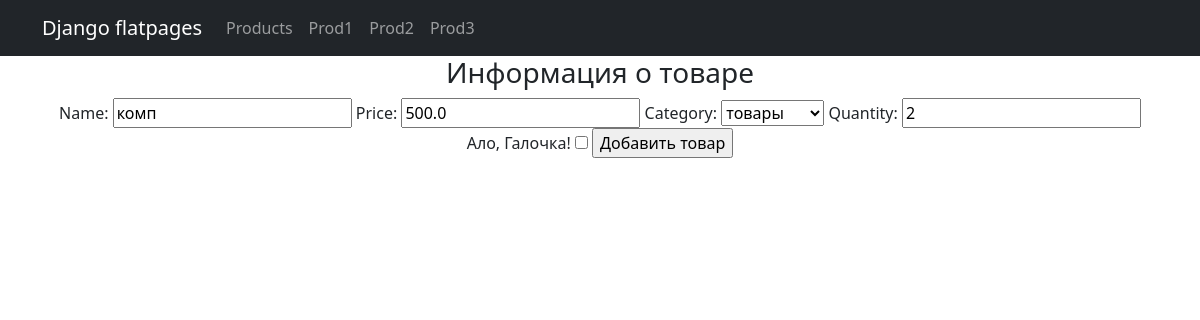
Page /products/create/4 on the committed database.
### simple_app/models.py (models this page shows, shortened)
class Product(models.Model):
    name = models.CharField(max_length=200)
    price = models.FloatField(validators=[MinValueValidator(0.0, 'Price should be >= 0.0')])
    quantity = models.IntegerField(validators=[MinValueValidator(0, 'Quantity should be >= 0')])
    category = models.ForeignKey('Category', on_delete=models.CASCADE)

class Category(models.Model):
    name = models.CharField(max_length=200)
    def __str__(self):
        return f'{self.name}'

### simple_app/views.py (the view)
# urls.py: path('create/<int:pk>', ProductUpdateView.as_view(), name='product_update'),
class ProductUpdateView(UpdateView):
    template_name = 'product_create.html'
    form_class = ProductForm
    def get_object(self, **kwargs):
        id = self.kwargs.get('pk')
        return Product.objects.get(pk=id)

### simple_app/forms.py
class ProductForm(ModelForm):
    check_box = BooleanField(label='Ало, Галочка!')  # добавляем галочку, или же true-false поле
    class Meta:
        model = Product
        fields = ['name', 'price', 'category', 'quantity',
                  'check_box']  # не забываем включить галочку в поля иначе она не будет показываться на странице!

### templates/product_create.html (shortened to what this page needs)
{% extends 'flatpages/default.html' %}
{% block content %}
<h3>Информация о товаре</h3>
<form method="POST">
    {{ form }}
    <input type="submit" value="Добавить товар">
</form>
{% endblock content %}

### rows in the picture
Product: name "комп", price "500.0", category "товары", quantity "2"
